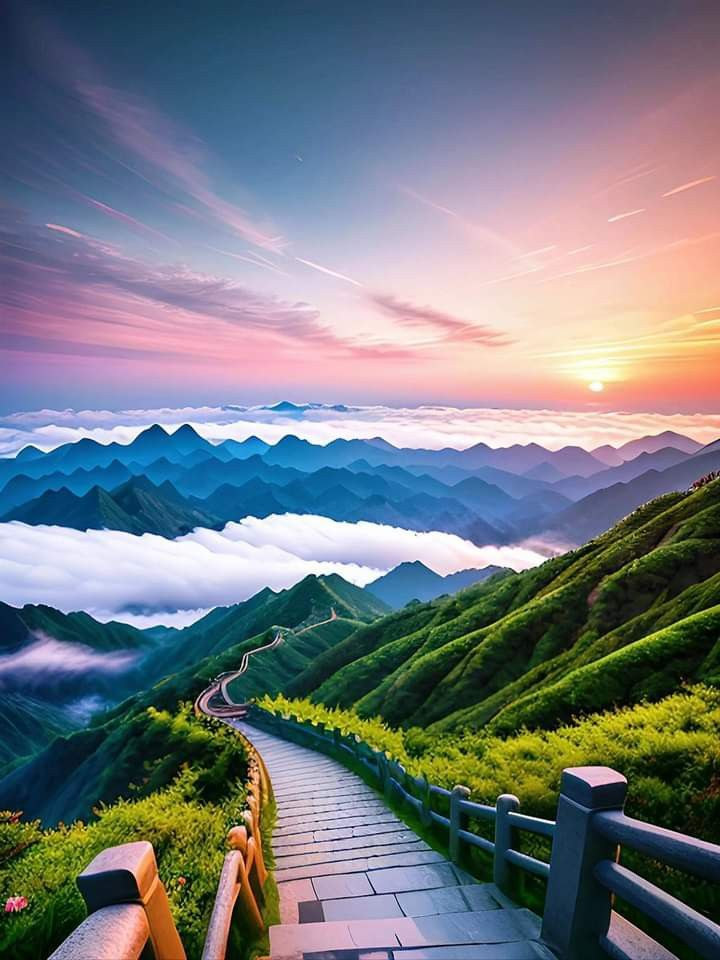
#> input picture Misc/natuurrlik.jpg, 720 x 960 px
$ jupyter execute --allow-errors FDoG_jupyter.ipynb   (older library calls are emulated)
#> lines starting #> are read from the running program, lines starting #| are printed output that depends on the picture
[cell 1]
import cv2
import numpy as np
import matplotlib.pyplot as plt
import pyopencl as cl
from tqdm import tqdm
import os

def load_image(image_path):
#> called with image_path = 'natuurrlik.jpg'
    image = cv2.imread(image_path, cv2.IMREAD_GRAYSCALE)
#> image: shape (960, 720); min 0, max 255, mean 121
    return image

def compute_gradients(image):
    gradient_x = cv2.Sobel(image, cv2.CV_64F, 1, 0, ksize=3)
    gradient_y = cv2.Sobel(image, cv2.CV_64F, 0, 1, ksize=3)
    return gradient_x, gradient_y

def compute_structure_tensor(gradient_x, gradient_y):
    Jxx = gradient_x ** 2
    Jyy = gradient_y ** 2
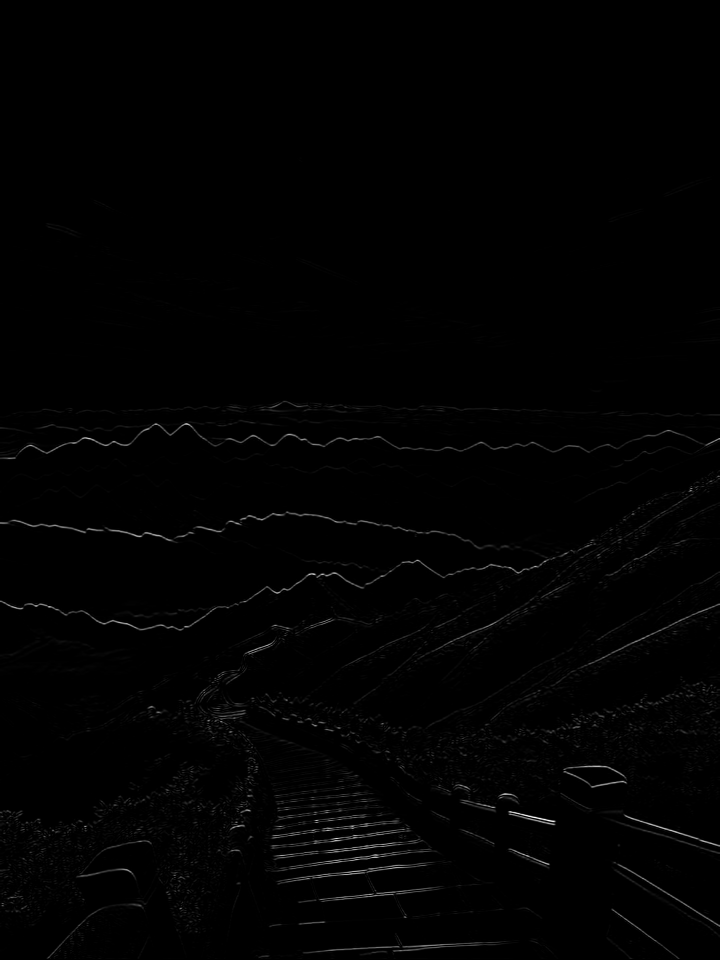
#> Jyy: shape (960, 720) float64; min 0, max 927369, mean 7312.3; drawn with min black and max white
    Jxy = gradient_x * gradient_y
    return Jxx, Jyy, Jxy

def gaussian_blur(image, kernel_size, sigma):
#> called with kernel_size = (0, 0), sigma = 5
    return cv2.GaussianBlur(image, kernel_size, sigma)
#> call 3 of gaussian_blur, with kernel_size = (0, 0), sigma = 5
#> in gaussian_blur (call 3), `return cv2.GaussianBlur(image, kernel_size, sigma)`:
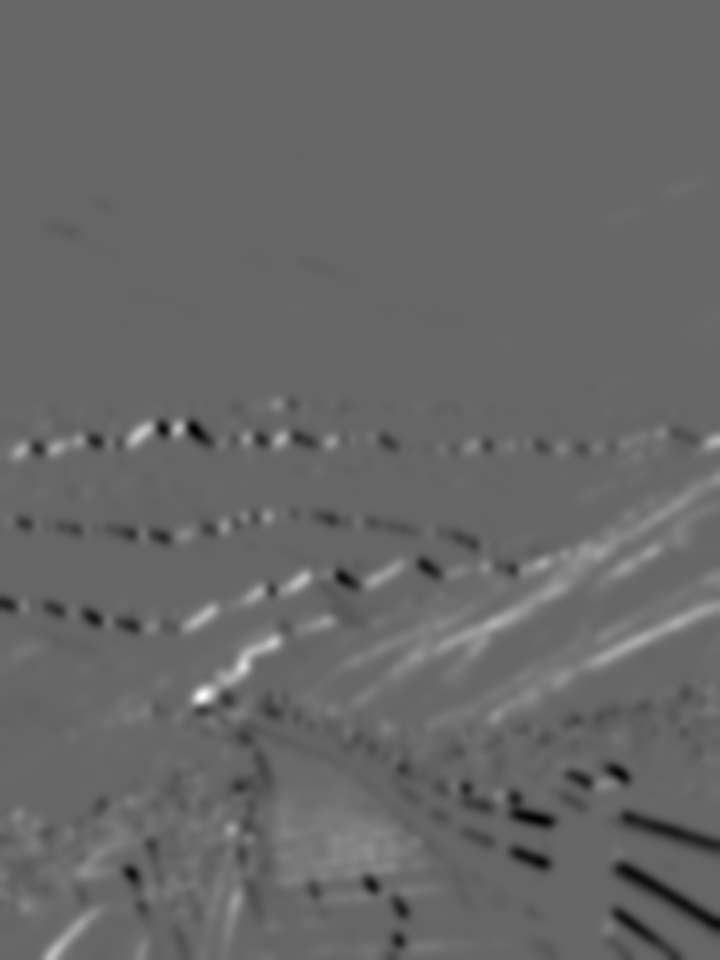
#> returned value: shape (960, 720) float64; min -33231, max 48923.2, mean 207.5; drawn with min black and max white

def compute_etf(Jxx, Jyy, Jxy):
    etf_map = np.zeros_like(Jxx)
    for i in tqdm(range(Jxx.shape[0])):
        for j in range(Jxx.shape[1]):
            J = np.array([[Jxx[i, j], Jxy[i, j]], [Jxy[i, j], Jyy[i, j]]])
            eigenvalues, eigenvectors = np.linalg.eig(J)
            idx_min_ev = np.argmin(eigenvalues)
            etf_map[i, j] = np.arctan2(eigenvectors[1, idx_min_ev], eigenvectors[0, idx_min_ev])
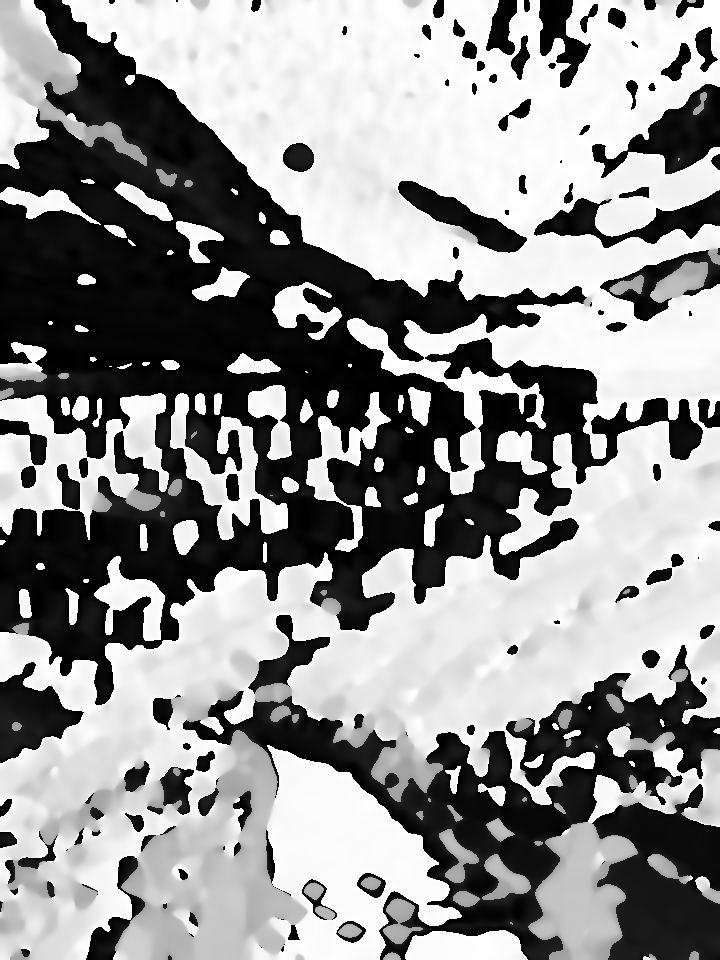
#> etf_map: shape (960, 720) float64; min -3.14, max 3.14, mean 0.449; drawn with min black and max white
    return etf_map
# --------- Bluring accros Etf Map -----------
def anisotropic_gaussian_blur_opencl(image, etf_map, kernel_size, sigma):
    # Set up OpenCL context and queue
    os.environ['PYOPENCL_CTX'] = '0'
    ctx = cl.create_some_context()
    queue = cl.CommandQueue(ctx)

    # Load OpenCL kernel source code
    kernel_source = open('anisotropic_gaussian_blur.cl').read()

    # Create OpenCL program and kernel
    program = cl.Program(ctx, kernel_source).build()
    kernel = program.anisotropic_gaussian_blur

    # Prepare input and output buffers
    mf = cl.mem_flags
    image_float32 = image.astype(np.float32)
    etf_map_float32 = etf_map.astype(np.float32)
    image_buf = cl.Buffer(ctx, mf.READ_ONLY | mf.COPY_HOST_PTR, hostbuf=image_float32)
    etf_map_buf = cl.Buffer(ctx, mf.READ_ONLY | mf.COPY_HOST_PTR, hostbuf=etf_map_float32)
    output_buf = cl.Buffer(ctx, mf.WRITE_ONLY, size=image_float32.nbytes)

    # Set kernel arguments
    kernel.set_args(image_buf, etf_map_buf, np.int32(image.shape[0]), np.int32(image.shape[1]),
                    np.int32(kernel_size), np.float32(sigma), output_buf)

    # Execute the kernel
    global_size = (image.shape[0], image.shape[1])  # Swap dimensions for OpenCL
    local_size = None
    event = cl.enqueue_nd_range_kernel(queue, kernel, global_size, local_size)
    event.wait()  # Wait for the kernel to finish execution

    # Debugging statements
    blurred_image = np.empty_like(image_float32)
    print("Data type of blurred_image:", blurred_image.dtype)
    print("Shape of blurred_image:", blurred_image.shape)
    print("Size of output_buf:", output_buf.size)
    print("Image size (bytes):", image_float32.nbytes)
    print("Output buffer size (bytes):", output_buf.size)

    # Read the output buffer and copy the result to a NumPy array
    cl.enqueue_copy(queue, blurred_image, output_buf).wait()

    return blurred_image
# ------ Line Integral Convolution Smoothing
def create_square_gaussian_kernel(size, sigma):
    kernel = np.zeros((size, size), dtype=np.float32)
    center = size // 2
    sigma2 = 2 * sigma * sigma

    for i in range(size):
        for j in range(size):
            x = i - center
            y = j - center
            kernel[i, j] = np.exp(-(x*x + y*y) / sigma2)

    return kernel / np.sum(kernel)

def edge_aligned_smoothing_filter_opencl(image, etf_map, kernel_size, sigma):
     # Set up OpenCL context and queue
    os.environ['PYOPENCL_CTX'] = '0'
    ctx = cl.create_some_context()
    queue = cl.CommandQueue(ctx)

    # Load OpenCL kernel source code
    kernel_source = open('edge_aligned_smoothing_filter.cl').read()

    # Create OpenCL program and kernel
    program = cl.Program(ctx, kernel_source).build()
    kernel = program.edge_aligned_smoothing_filter

    # Prepare input and output buffers
    mf = cl.mem_flags
    image_float32 = image.astype(np.float32) # NBNB MAKE SURE RIGHT SIZE
    etf_map_float32 = etf_map.astype(np.float32)
    image_buf = cl.Buffer(ctx, mf.READ_ONLY | mf.COPY_HOST_PTR, hostbuf=image_float32)
    etf_map_buf = cl.Buffer(ctx, mf.READ_ONLY | mf.COPY_HOST_PTR, hostbuf=etf_map_float32)
    output_buf = cl.Buffer(ctx, mf.WRITE_ONLY, size=image_float32.nbytes)

    # Set kernel arguments
    kernel.set_args(image_buf, etf_map_buf, np.int32(image.shape[0]), np.int32(image.shape[1]),
                    np.int32(kernel_size), np.float32(sigma), output_buf)

    # Execute the kernel
    global_size = (image.shape[0], image.shape[1])
    local_size = None
    event = cl.enqueue_nd_range_kernel(queue, kernel, global_size, local_size)
    event.wait()

    # Read the output buffer and copy the result to a NumPy array
    smoothed_image = np.empty_like(image_float32)
    cl.enqueue_copy(queue, smoothed_image, output_buf).wait()

    return smoothed_image

[cell 2]
# Load the image
image_name = 'natuurrlik.jpg'
image = load_image(image_name)

# Compute gradients
gradient_x, gradient_y = compute_gradients(image)

# Compute structure tensor
Jxx, Jyy, Jxy = compute_structure_tensor(gradient_x, gradient_y)

# Apply Gaussian blur to structure tensor components
kernel_size = (0, 0)
sigma_c = 5
Jxx_blurred = gaussian_blur(Jxx, kernel_size, sigma_c)
Jyy_blurred = gaussian_blur(Jyy, kernel_size, sigma_c)
Jxy_blurred = gaussian_blur(Jxy, kernel_size, sigma_c)

# Compute ETF map
etf_map = compute_etf(Jxx_blurred, Jyy_blurred, Jxy_blurred)
plt.imshow(etf_map)
plt.show()

[cell 3]
# ---------Tunables ----------
sigma_e = 1.4  # Adjust this value as needed
sigma_m = 13.2
p = 18.2
phi = 10.3 # Sensitivity parameter for the continuous ramp
epsilon = 73.1  # Threshold parameter
sigma_a = 1.95


# ---------- DoG accross Vector direction of ETF ------------
kernel_size = 31  # Adjust this value as needed

k = 1.6

#> (the rest of this cell did not finish here and is left out)

[cell 4]
def blend_images(colored_image, edge_image):
    # Ensure both images are in the same range
    edge_image = cv2.normalize(edge_image, None, 0, 1.0,cv2.NORM_MINMAX, dtype=cv2.CV_32F)
    colored_image = colored_image.astype(np.float32) / 255.0
    # Initialize the blended image
    blended_image = np.zeros_like(colored_image)

    # Multiply each color channel by the edge-preserved grayscale image
    for c in range(3):
        blended_image[:, :, c] = colored_image[:, :, c] * edge_image

    # Scale back to 8-bit range if needed
    blended_image = (blended_image * 255).astype(np.uint8)

    return blended_image

image_col = cv2.imread(image_name)
#> image_col is the input picture: shape (960, 720, 3); mean B, G, R 129.3, 121.8, 116.4
image_col = cv2.cvtColor(image_col, cv2.COLOR_BGR2RGB)
image_col = cv2.GaussianBlur(image_col,(0,0),1)
#> (the rest of this cell did not finish here and is left out)

[cell 5]
# ---- vincent van gogh ----
image_bgr = cv2.imread(image_name)
image_b, image_g, image_r = cv2.split(image_bgr)

image_r_float32 = image_r.astype(np.float32)
image_g_float32 = image_g.astype(np.float32)
image_b_float32 = image_b.astype(np.float32)


sigma_v = 20
kernel_size = int(sigma_v*6+1)
#> (the rest of this cell did not finish here and is left out)

smoothed_g = edge_aligned_smoothing_filter_opencl(image_g_float32, etf_map, kernel_size, sigma_v)
smoothed_b = edge_aligned_smoothing_filter_opencl(image_b_float32, etf_map, kernel_size, sigma_v)

smoothed_image = cv2.merge([smoothed_b.astype(np.uint8), smoothed_g.astype(np.uint8), smoothed_r.astype(np.uint8)])
blended_image = blend_images(smoothed_image,aligned_blur)
plt.imshow(cv2.cvtColor(smoothed_image, cv2.COLOR_BGR2RGB))
plt.axis('off')
plt.show()

[cell 6]
import cv2
import numpy as np

def cartoonize_image(image_path, k=8):
    # Read the image
#> called with image_path = 'natuurrlik.jpg', k = 8
    image = cv2.imread(image_path)
    image = cv2.cvtColor(image, cv2.COLOR_BGR2RGB)

    # Convert to float
    data = np.float32(image).reshape((-1, 3))

    # Define criteria, number of clusters(K) and apply kmeans()
    criteria = (cv2.TERM_CRITERIA_EPS + cv2.TERM_CRITERIA_MAX_ITER, 100, 0.2)
    _, label, center = cv2.kmeans(data, k, None, criteria, 10, cv2.KMEANS_RANDOM_CENTERS)
#> center = [[121.9, 124.1, 160.2], [57.18, 99.7, 141], [29.87, 66.13, 85.64], [178.4, 168.8, 200.9], [128.1, 127.4, 34.5], [231.8, 173.3, 165.8], [19.69, 38.18, 19.13], [238.2, 221.5, 225.4]]

    # Convert back to 8-bit values
    center = np.uint8(center)
#> center = [[121, 124, 160], [57, 99, 141], [29, 66, 85], [178, 168, 200], [128, 127, 34], [231, 173, 165], [19, 38, 19], [238, 221, 225]]
    res = center[label.flatten()]
    quantized_image = res.reshape((image.shape))
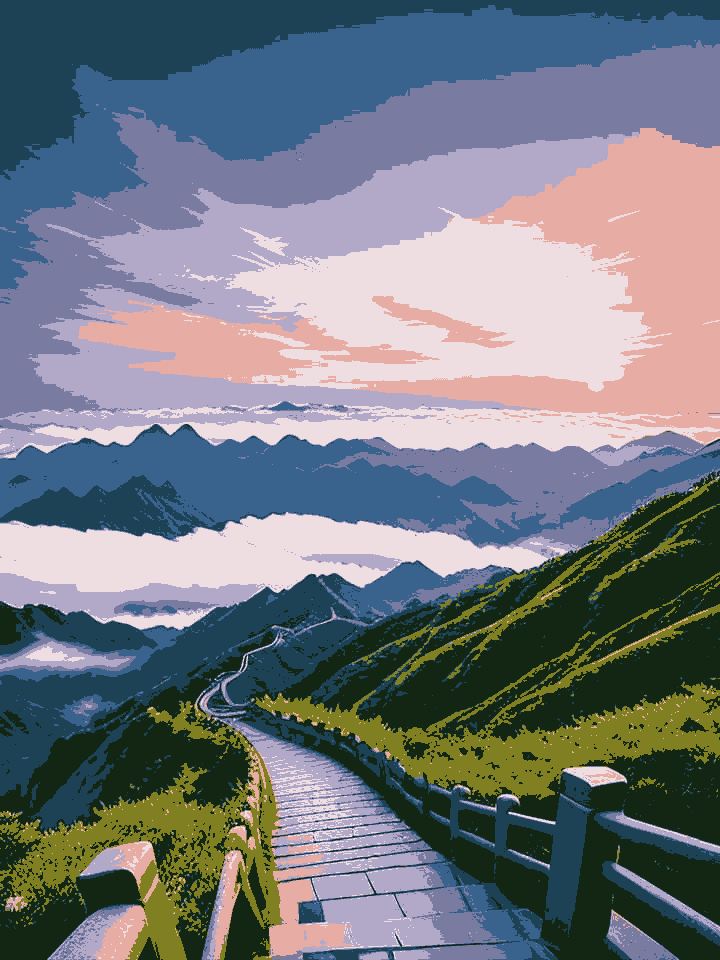
#> quantized_image: shape (960, 720, 3); mean R, G, B 115.9, 121.4, 128.9

    return quantized_image

# Path to your image

# Cartoonize the image
cartoon_image = cartoonize_image(image_name)

# Display the result
#> (the rest of this cell did not finish here and is left out)

[cell 7]
# --------- Kmeans smeared + edges ------------

image_bgr = cv2.cvtColor(cartoon_image, cv2.COLOR_BGR2RGB)
image_b, image_g, image_r = cv2.split(image_bgr)
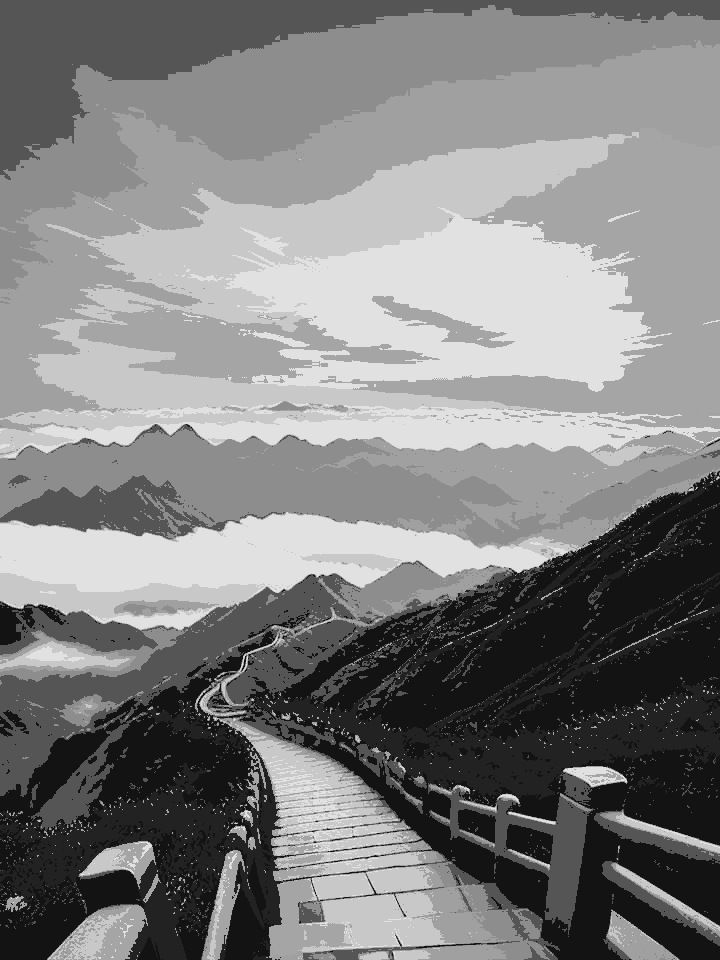
#> image_b: shape (960, 720); min 19, max 225, mean 128.9
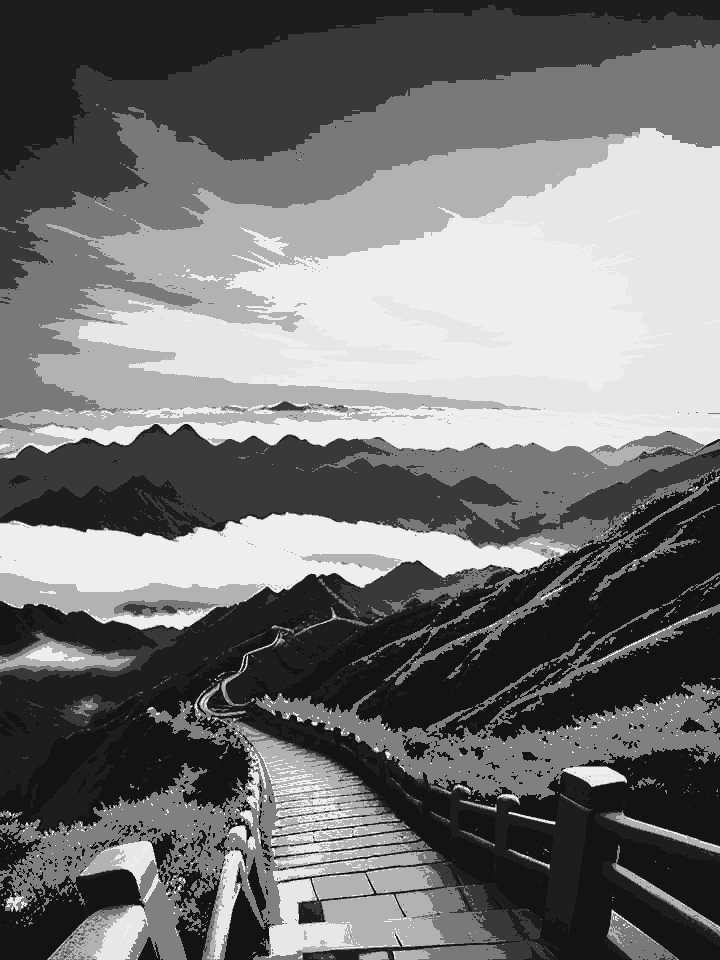
#> image_r: shape (960, 720); min 19, max 238, mean 115.9

image_r_float32 = image_r.astype(np.float32)
image_g_float32 = image_g.astype(np.float32)
image_b_float32 = image_b.astype(np.float32)


sigma_v = 20
kernel_size = int(sigma_v*6+1)
#> (the rest of this cell did not finish here and is left out)

smoothed_g = edge_aligned_smoothing_filter_opencl(image_g_float32, etf_map, kernel_size, sigma_v)
smoothed_b = edge_aligned_smoothing_filter_opencl(image_b_float32, etf_map, kernel_size, sigma_v)

smoothed_image = cv2.merge([smoothed_b.astype(np.uint8), smoothed_g.astype(np.uint8), smoothed_r.astype(np.uint8)])
blended_image = blend_images(smoothed_image,aligned_blur)
plt.imshow(cv2.cvtColor(blended_image, cv2.COLOR_BGR2RGB))
plt.axis('off')
plt.show()
